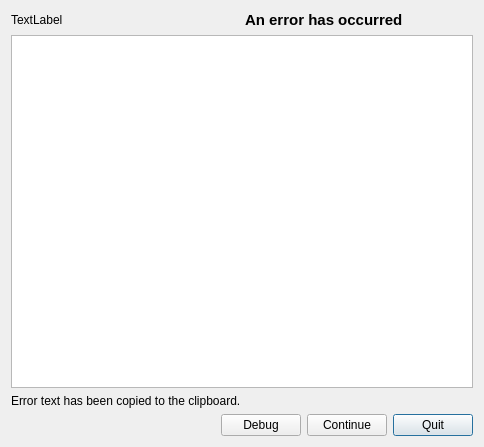
<?xml version="1.0" encoding="UTF-8"?>
<ui version="4.0">
 <class>ErrorDialog</class>
 <widget class="QDialog" name="ErrorDialog">
  <property name="geometry">
   <rect>
    <x>0</x>
    <y>0</y>
    <width>484</width>
    <height>447</height>
   </rect>
  </property>
  <property name="windowTitle">
   <string>Error</string>
  </property>
  <property name="sizeGripEnabled">
   <bool>false</bool>
  </property>
  <property name="modal">
   <bool>true</bool>
  </property>
  <layout class="QVBoxLayout" name="verticalLayout">
   <item>
    <layout class="QHBoxLayout" name="horizontalLayout">
     <item>
      <widget class="QLabel" name="criticalIconLabel">
       <property name="sizePolicy">
        <sizepolicy hsizetype="Ignored" vsizetype="Ignored">
         <horstretch>0</horstretch>
         <verstretch>0</verstretch>
        </sizepolicy>
       </property>
       <property name="text">
        <string>TextLabel</string>
       </property>
      </widget>
     </item>
     <item>
      <widget class="QLabel" name="headingLabel">
       <property name="font">
        <font>
         <pointsize>11</pointsize>
         <weight>75</weight>
         <bold>true</bold>
        </font>
       </property>
       <property name="text">
        <string>An error has occurred</string>
       </property>
       <property name="scaledContents">
        <bool>false</bool>
       </property>
      </widget>
     </item>
    </layout>
   </item>
   <item>
    <widget class="QTextBrowser" name="errorText"/>
   </item>
   <item>
    <widget class="QLabel" name="label_2">
     <property name="text">
      <string>Error text has been copied to the clipboard.</string>
     </property>
    </widget>
   </item>
   <item>
    <layout class="QHBoxLayout" name="horizontalLayout_2" stretch="1,0,0">
     <item alignment="Qt::AlignRight">
      <widget class="QPushButton" name="debugButton">
       <property name="text">
        <string>Debug</string>
       </property>
       <property name="autoDefault">
        <bool>false</bool>
       </property>
      </widget>
     </item>
     <item alignment="Qt::AlignRight">
      <widget class="QPushButton" name="continueButton">
       <property name="text">
        <string>Continue</string>
       </property>
       <property name="autoDefault">
        <bool>false</bool>
       </property>
      </widget>
     </item>
     <item alignment="Qt::AlignRight">
      <widget class="QPushButton" name="quitButton">
       <property name="text">
        <string>Quit</string>
       </property>
      </widget>
     </item>
    </layout>
   </item>
  </layout>
 </widget>
 <resources/>
 <connections/>
</ui>
